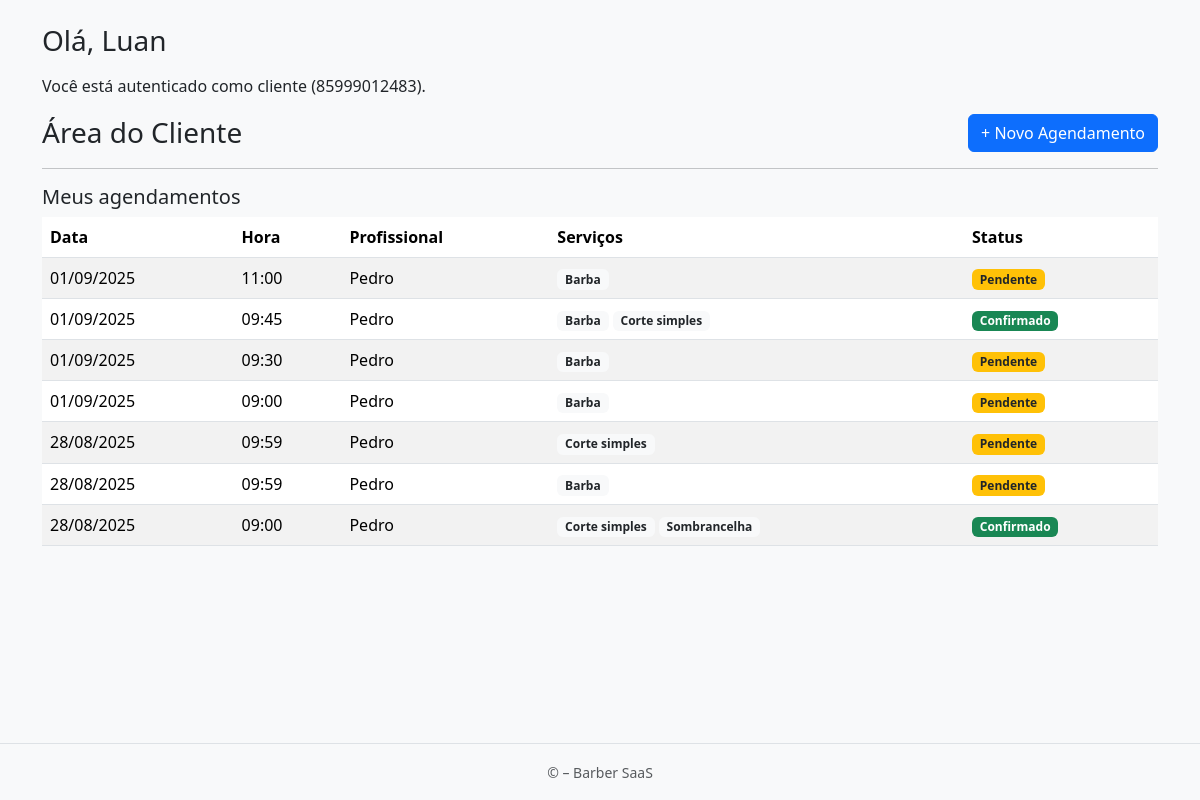
Page /client/dashboard/ (signed in) on the earlier database version.
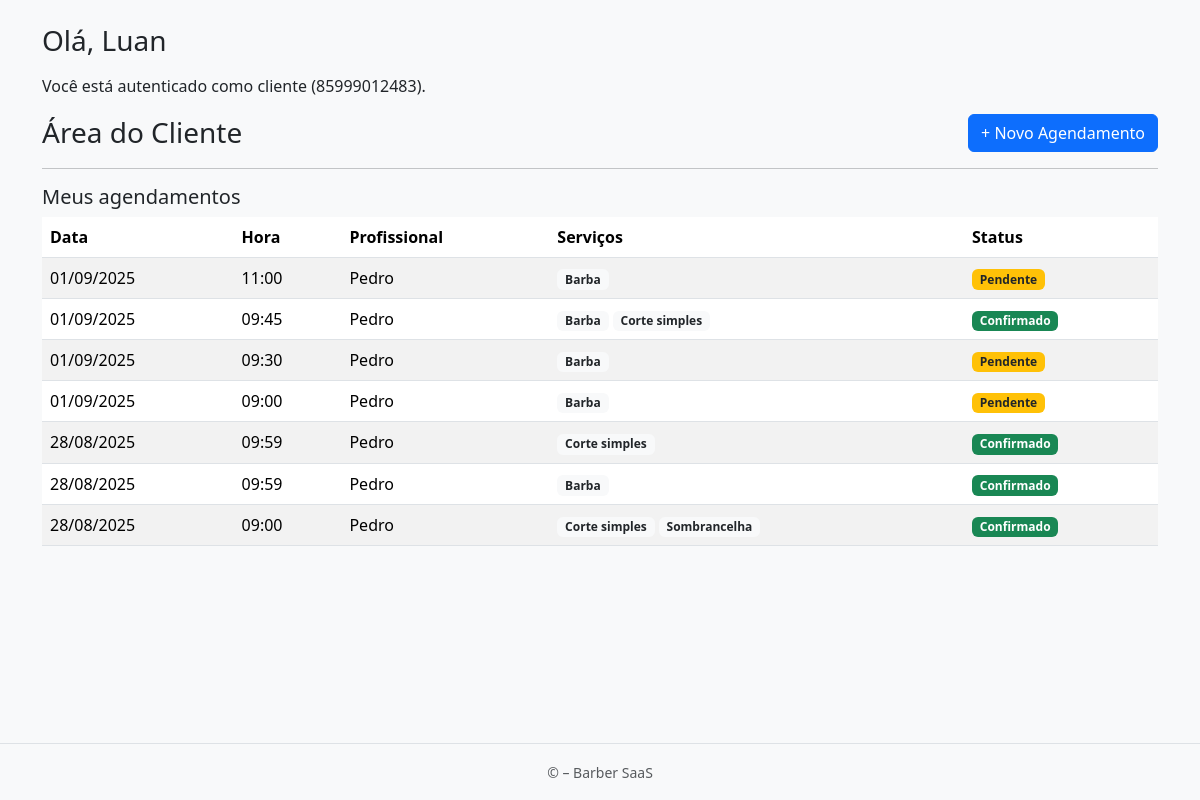
Same page on the later database version.
### apps/appointments/models.py (models this page shows, shortened)
class Agendamento(models.Model):
    cliente = models.ForeignKey(
        settings.AUTH_USER_MODEL,
        on_delete=models.CASCADE,
        related_name="agendamentos"
    )
    loja = models.ForeignKey("cadastro.Loja", on_delete=models.CASCADE, related_name="agendamentos")
    funcionario = models.ForeignKey("cadastro.Funcionario", on_delete=models.CASCADE, related_name="agendamentos")
    servicos = models.ManyToManyField("cadastro.Servico", related_name="agendamentos")
    duracao_total_minutos = models.PositiveIntegerField(default=0)
    data = models.DateField()
    hora = models.TimeField()
    criado_em = models.DateTimeField(auto_now_add=True)
    confirmado = models.BooleanField(default=False)
    class FormaPagamento(models.TextChoices):
        PIX = "pix", "PIX"
        DEBITO = "debito", "Débito"
        DINHEIRO = "dinheiro", "Dinheiro"
        CREDITO = "credito", "Cartão de Crédito"
    valor_final = models.DecimalField(
        max_digits=10, decimal_places=2, null=True, blank=True
    )
    teve_desconto = models.BooleanField(default=False)
    forma_pagamento = models.CharField(
        max_length=20, choices=FormaPagamento.choices, blank=True, null=True
    )
    observacao = models.TextField(blank=True)
    finalizado_em = models.DateTimeField(blank=True, null=True)

### apps/cadastro/models.py (models this page shows, shortened)
class Funcionario(models.Model):
    class Cargo(models.TextChoices):
        BARBEIRO = 'barbeiro', 'Barbeiro'
        CABELEIREIRO = 'cabeleireiro', 'Cabeleireiro(a)'
        MANICURE = 'manicure', 'Manicure/Pedicure'
        ESTETICISTA = 'esteticista', 'Esteticista'
        SOMBRANCELHA = 'sobrancelha', 'Designer de Sobrancelha'
        RECEPCAO = 'recepcao', 'Recepção'
        OUTRO = 'outro', 'Outro'
    phone_regex = RegexValidator(
        r'^\+?\d{10,15}$',
        'Informe telefone no formato internacional, ex.: +5585...'
    )
    loja = models.ForeignKey('Loja', on_delete=models.CASCADE, related_name='funcionarios')
    nome = models.CharField(max_length=120)
    cargo = models.CharField(max_length=20, choices=Cargo.choices, default=Cargo.BARBEIRO)
    email = models.EmailField(blank=True, null=True)
    telefone = models.CharField(max_length=17, blank=True, null=True, validators=[phone_regex])
    slug = models.SlugField(max_length=160, blank=True)
    ativo = models.BooleanField(default=True)
    criado_em = models.DateTimeField(auto_now_add=True)
    atualizado_em = models.DateTimeField(auto_now=True)
    class Meta:
        verbose_name = 'Funcionário'
        verbose_name_plural = 'Funcionários'
        unique_together = (('loja', 'slug'),)
        ordering = ('nome',)

### apps/accounts/views.py (the view)
# urls.py: path('client/dashboard/', views.client_dashboard, name='client_dashboard'),
@login_required
def client_dashboard(request):
    loja = None
    shop_slug = request.session.get('shop_slug') or request.GET.get('shop')
    if shop_slug:
        from apps.cadastro.models import Loja
        loja = Loja.objects.filter(slug=shop_slug, ativa=True).first()
    agendamentos = Agendamento.objects.filter(cliente=request.user)
    if loja:
        agendamentos = agendamentos.filter(loja=loja)
    agendamentos = agendamentos.select_related("funcionario", "loja").prefetch_related("servicos").order_by("-data", "-hora")
    return render(
        request,
        "accounts/client_dashboard.html",
        {
            "loja": loja,
            "agendamentos": agendamentos,
        }
    )

### apps/accounts/templates/accounts/client_dashboard.html (shortened to what this page needs)
{% extends "accounts/base_client.html" %}
{% block content %}
<h3 class="mb-3">Olá, {{ request.user.full_name|default:"Cliente" }}</h3>
<p>Você está autenticado como cliente ({{ request.user.phone }}).</p>
<div id="client-dashboard-fragment">
  {% include "accounts/partials/client_dashboard.html" %}
</div>
{% endblock %}

### apps/accounts/templates/accounts/partials/client_dashboard.html
<div class="d-flex justify-content-between align-items-center mb-3">
  <h3 class="m-0">Área do Cliente</h3>
  <a href="{% url 'appointments:agendamento_start' %}"
     class="btn btn-primary">
    + Novo Agendamento
  </a>
</div>
{% if agendamentos %}
  <hr>
  <h5>Meus agendamentos</h5>
  <table class="table table-striped">
    <thead>
      <tr>
        <th>Data</th>
        <th>Hora</th>
        <th>Profissional</th>
        <th>Serviços</th>
        <th>Status</th>
      </tr>
    </thead>
    <tbody>
      {% for ag in agendamentos %}
      <tr>
        <td>{{ ag.data|date:"d/m/Y" }}</td>
        <td>{{ ag.hora|time:"H:i" }}</td>
        <td>{{ ag.funcionario.nome }}</td>
        <td>
          {% for s in ag.servicos.all %}
            <span class="badge bg-light text-dark">{{ s.nome }}</span>
          {% endfor %}
        </td>
        <td>
          {% if ag.confirmado %}
            <span class="badge bg-success">Confirmado</span>
          {% else %}
            <span class="badge bg-warning text-dark">Pendente</span>
          {% endif %}
        </td>
      </tr>
      {% endfor %}
    </tbody>
  </table>
{% else %}
  <p class="text-muted">Você ainda não possui agendamentos.</p>
{% endif %}

Differences in the rows shown:
changed Agendamento (number 5 of 7 on the later page): confirmado "Pendente" → "Confirmado"
changed Agendamento (number 6 of 7 on the later page): confirmado "Pendente" → "Confirmado"
